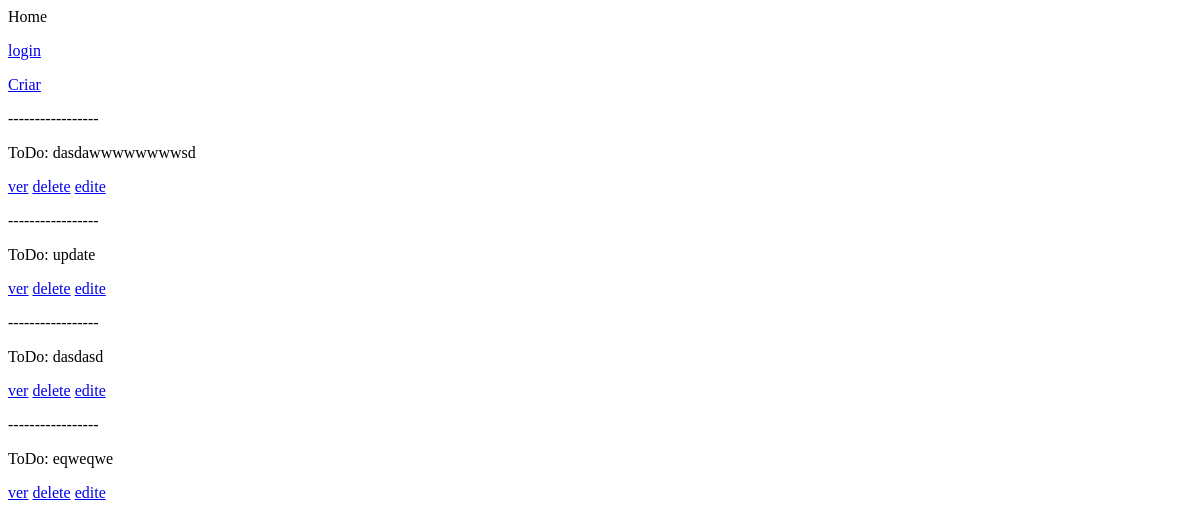
Page /home/ on the earlier database version.
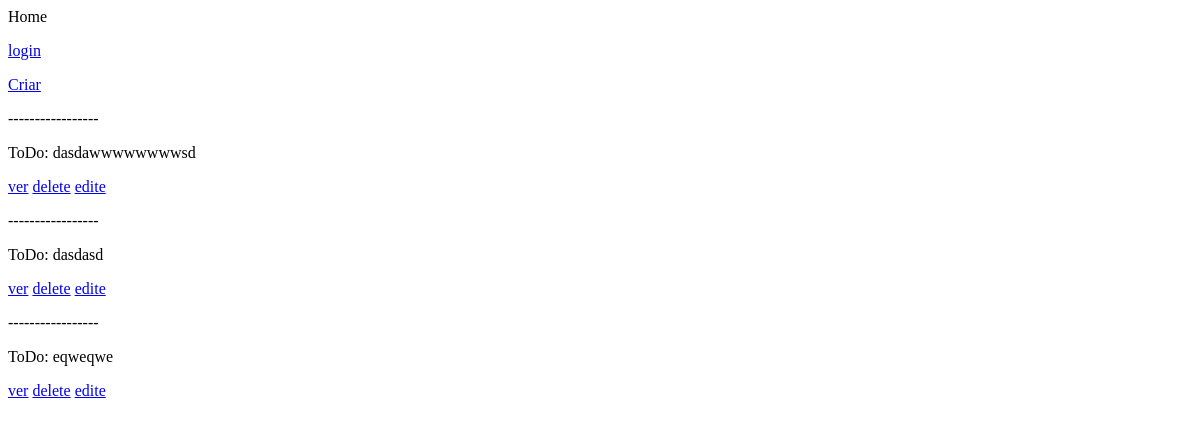
Same page on the later database version.
### base/models.py (models this page shows)
class ToDo(models.Model):
    user = models.ForeignKey(User, on_delete=models.CASCADE, null=True, blank=True)
    title = models.CharField(max_length=200)
    subscripton = models.TextField(null=True, blank=True)

### base/views.py (the view)
# urls.py: path('home/', home, name='home'),
def home(request, *args, **kwargs):
    querySet = ToDo.objects.all()
    context = {
        "to_dos": querySet
    }
    return render(request, 'base/home.html', context)

### base/templates/base/home.html
<p>Home</p>
{% if user.is_authenticated %}
<p>User: {{request.user}}</p>
<p></p><a href="{% url 'logout' %}">logout</a></p>
{% else %}
<p><a href="{% url 'login' %}">login</a></p>
{% endif %}
<p><a href="{% url 'create' %}">Criar</a></p>
{% for to_do in to_dos %}
<p>-----------------</p>
<p>ToDo: {{ to_do.title }}</p>
<a href="{% url 'read' to_do.id %}">ver</a>
<a href="{% url 'delete' to_do.id %}">delete</a>
<a href="{% url 'update' to_do.id %}">edite</a>
{% endfor %}

Differences in the rows shown:
removed ToDo: title "update"
